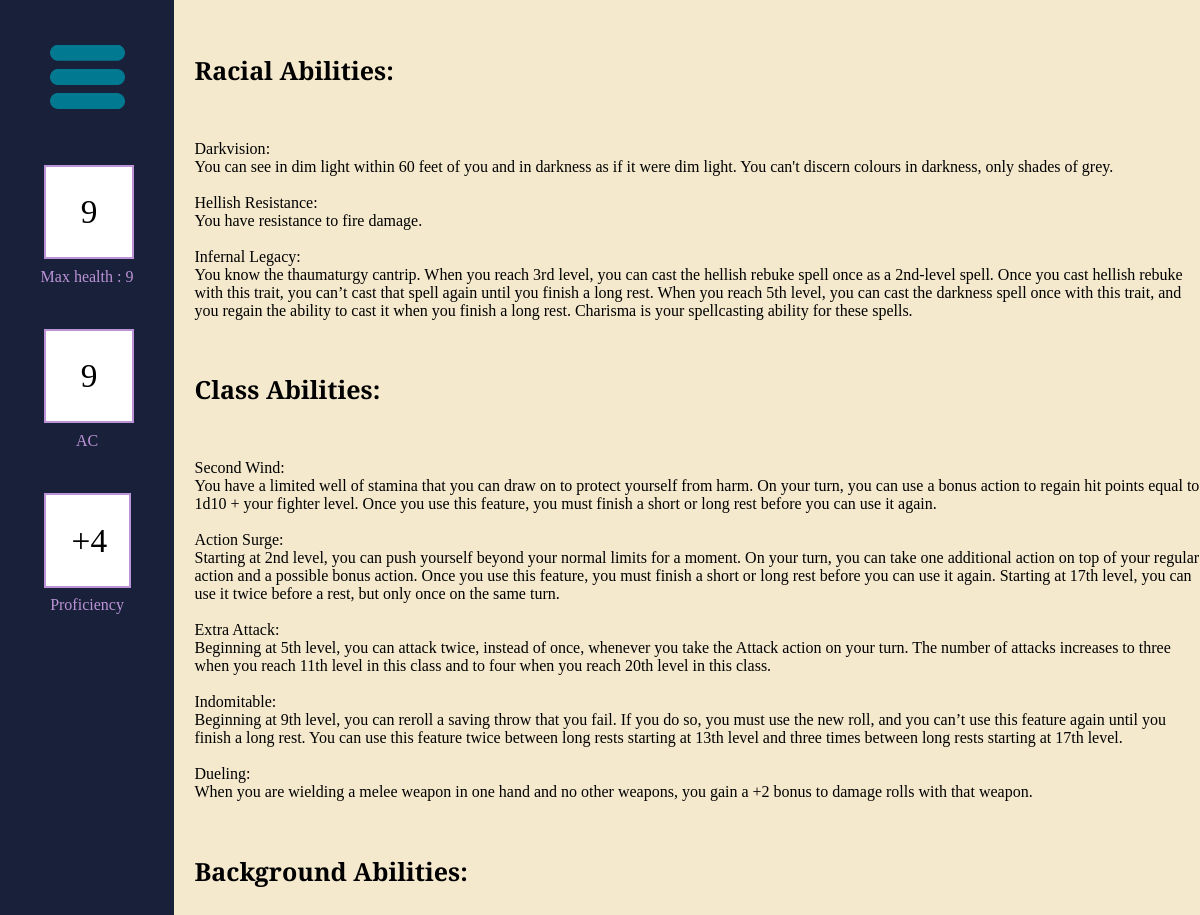
Screenshot of /character_abilities/20 with the database file from the repository.
### tables this page shows
CREATE TABLE Ability (Ability_Id INTEGER PRIMARY KEY AUTOINCREMENT, Name Text, Description Text);

### routes.py (the view)
@app.route('/character_abilities/<id>')
def character_abilities(id):
    conn = sqlite3.connect(db)
    cur = conn.cursor()
    cur.execute('SELECT * FROM Character WHERE Character_Id = ?', (id,))
    character_data = cur.fetchone()
    if character_data is None:
        return redirect("/")
    feat_names = []
    feat_descriptions = []
    feat_types = ["Race","Class","Background"]
    feat_types_parameters = [character_data[2],character_data[3],character_data[5]]
    for i in range(3):
        added=""
        if i==1:
            added = f" AND Level <= {character_data[4]}"
        cur.execute(f'SELECT Name,Description FROM Ability WHERE Ability_Id IN (SELECT Ability_Id FROM Ability{feat_types[i]} WHERE {feat_types[i]}_Id = ?{added})', (feat_types_parameters[i],))
        data = cur.fetchall()
        feat_names.append([i[0] for i in data])
        feat_descriptions.append([i[1] for i in data])
    cur.execute(f'SELECT Ability_Id,Type FROM AbilityCharacter WHERE Character_Id = ?', (id,))
    data = cur.fetchall()
    for ability in data:
        cur.execute(f'SELECT Name,Description FROM Ability WHERE Ability_Id = {ability[0]}')
        character_ability = cur.fetchone()
        if(ability[1]=="Race"):
            feat_names[0].append(character_ability[0])
            feat_descriptions[0].append(character_ability[1])
        else:
            feat_names[1].append(character_ability[0])
            feat_descriptions[1].append(character_ability[1])
    other_values = [id,character_data[6],character_data[12],character_data[7],((character_data[4]-1)//4)+2]
    return render_template('CharacterAbility.html',other_values=other_values,names=feat_names,descs=feat_descriptions)

### templates/CharacterAbility.html
{% extends 'sheetLayout.html' %}
{% set ability_types = ['Racial','Class','Background'] %}
{% block content %}
<div class = "ability_sheet">
    {% for i in range(3) %}
        <h1 class = "ability_header">{{ability_types[i]}} Abilities:</h1>
        {% for j in range(names[i]|length) %}
            {{names[i][j]}}:
            {{descs[i][j]}}
        {% endfor %}
    {% endfor %}
</div>
{% endblock %}

### templates/sheetLayout.html (shortened to what this page needs)
<!DOCTYPE html>
<html>
    <head>
        <link rel = 'stylesheet', href = '../static/styles.css'>
    </head>
    <body>
        <div class = 'sheet_container' id="sheet" data-id="{{ other_values[0] }}">
            <div class = 'side_bar'>
                <div>
                    <button class = "dropdown-menu" id="dropdown_button" onclick="toggleDropDown()">
                        <img src = "../static/Menu.png" class = "menu_button">
                    </button>
                </div>
                <div>
                    <input type="number" id="HP" value='{{other_values[2]}}' class="side_input">
                </div>
                Max health : {{other_values[1]}}
                <div>
                    <input type="number" id="AC" value='{{other_values[3]}}' class="side_input">
                </div>
                AC
                <div class = 'side_info'>
                    +{{other_values[4]}}
                </div>
                Proficiency
            </div>
            <div class = 'sheet' data-joe = "Joe">
                {% block content %}{% endblock %}
            </div>
        </div>
    </body>
</html>

### static/styles.css (style rules this page uses)
.side_bar { background-color:#182139; height: 100%; min-width: 100%; overflow: hidden; text-align: center; color: #bd93d8; }
.side_info,.side_input { text-align: center; border: 2px solid #bd93d8; background-color: white; margin:25%; margin-bottom:5%; padding: 15%; font-size: 25pt; color: black; }
.side_input { width: 20%; font-family: "Bree Serif", serif; font-weight: 400; }
.menu_button { width: 100%; }
.dropdown-menu { border: none; cursor: pointer; appearance: none; background-color: inherit; margin:25%; margin-bottom:5%; text-align: center; }
.sheet_container { display: grid; grid-template-columns:14.5% 85.5%; grid-template-rows: 100%; min-height: 100%; font-family: "Bree Serif", serif; font-weight: 400; font-style: normal; }
.sheet { background-color: #f4e9cd; }
body { margin: 0px; height: 70vw; }
.ability_sheet { margin-left: 2%; white-space: pre-line; }
.ability_header { font-size: 25px; }

### rows the page displays
Ability: Name "Darkvision", Description "You can see in dim light within 60 feet of you and in darkness as if it were dim light. You can't discern colours in darkness, only shades of grey."
Ability: Name "Hellish Resistance", Description "You have resistance to fire damage."
Ability: Name "Infernal Legacy", Description "You know the thaumaturgy cantrip. When you reach 3rd level, you can cast the hellish rebuke spell once as a 2nd-level spell. Once you cast hellish rebuke with this trait, you can’t cast that spell again until you finish a long rest. When you reach 5th level, you can cast the darkness spell once with this trait, and you regain the ability to cast it when you finish a long rest. Charisma is your spellcasting ability for these spells."
Ability: Name "Second Wind", Description "You have a limited well of stamina that you can draw on to protect yourself from harm. On your turn, you can use a bonus action to regain hit points equal to 1d10 + your fighter level. Once you use this feature, you must finish a short or long rest before you can use it again."
Ability: Name "Action Surge", Description "Starting at 2nd level, you can push yourself beyond your normal limits for a moment. On your turn, you can take one additional action on top of your regular action and a possible bonus action. Once you use this feature, you must finish a short or long rest before you can use it again. Starting at 17th level, you can use it twice before a rest, but only once on the same turn."
Ability: Name "Extra Attack", Description "Beginning at 5th level, you can attack twice, instead of once, whenever you take the Attack action on your turn. The number of attacks increases to three when you reach 11th level in this class and to four when you reach 20th level in this class."
Ability: Name "Indomitable", Description "Beginning at 9th level, you can reroll a saving throw that you fail. If you do so, you must use the new roll, and you can’t use this feature again until you finish a long rest. You can use this feature twice between long rests starting at 13th level and three times between long rests starting at 17th level."
Ability: Name "Dueling", Description "When you are wielding a melee weapon in one hand and no other weapons, you gain a +2 bonus to damage rolls with that weapon."

### other values shown
{{ other_values[1] }} "9"
{{ other_values[4] }} "4"
{{ ability_types[i] }} "Racial" "Class" "Background"
